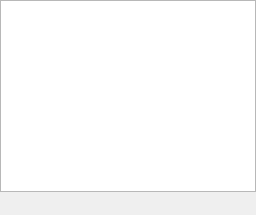
                     <widget class="QWidget" name="page_4">
                      <layout class="QVBoxLayout" name="verticalLayout_23">
                       <property name="spacing">
                        <number>0</number>
                       </property>
                       <property name="margin">
                        <number>0</number>
                       </property>
                       <item>
                        <widget class="QListView" name="videoLists">
                         <property name="selectionBehavior">
                          <enum>QAbstractItemView::SelectRows</enum>
                         </property>
                         <property name="gridSize">
                          <size>
                           <width>0</width>
                           <height>18</height>
                          </size>
                         </property>
                        </widget>
                       </item>
                       <item>
                        <widget class="QFrame" name="frame_10">
                         <property name="frameShape">
                          <enum>QFrame::NoFrame</enum>
                         </property>
                         <property name="frameShadow">
                          <enum>QFrame::Raised</enum>
                         </property>
                         <layout class="QHBoxLayout" name="horizontalLayout_12">
                          <property name="spacing">
                           <number>0</number>
                          </property>
                          <property name="margin">
                           <number>0</number>
                          </property>
                          <item>
                           <widget class="QToolButton" name="addVideoList">
                            <property name="toolTip">
                             <string>Add list</string>
                            </property>
                            <property name="text">
                             <string/>
                            </property>
                            <property name="icon">
                             <iconset>
                              <normaloff>../convenience/list-add.png</normaloff>../convenience/list-add.png</iconset>
                            </property>
                            <property name="autoRaise">
                             <bool>true</bool>
                            </property>
                           </widget>
                          </item>
                          <item>
                           <widget class="QToolButton" name="removeVideoList">
                            <property name="toolTip">
                             <string>Remove list</string>
                            </property>
                            <property name="text">
                             <string/>
                            </property>
                            <property name="icon">
                             <iconset>
                              <normaloff>../convenience/list-remove.png</normaloff>../convenience/list-remove.png</iconset>
                            </property>
                            <property name="autoRaise">
                             <bool>true</bool>
                            </property>
                           </widget>
                          </item>
                          <item>
                           <spacer name="horizontalSpacer_6">
                            <property name="orientation">
                             <enum>Qt::Horizontal</enum>
                            </property>
                            <property name="sizeHint" stdset="0">
                             <size>
                              <width>40</width>
                              <height>20</height>
                             </size>
                            </property>
                           </spacer>
                          </item>
                          <item>
                           <widget class="QToolButton" name="configureVideoList">
                            <property name="toolTip">
                             <string>Settings</string>
                            </property>
                            <property name="text">
                             <string/>
                            </property>
                            <property name="icon">
                             <iconset>
                              <normaloff>../convenience/configure.png</normaloff>../convenience/configure.png</iconset>
                            </property>
                            <property name="autoRaise">
                             <bool>true</bool>
                            </property>
                           </widget>
                          </item>
                         </layout>
                        </widget>
                       </item>
                      </layout>
                     </widget>
